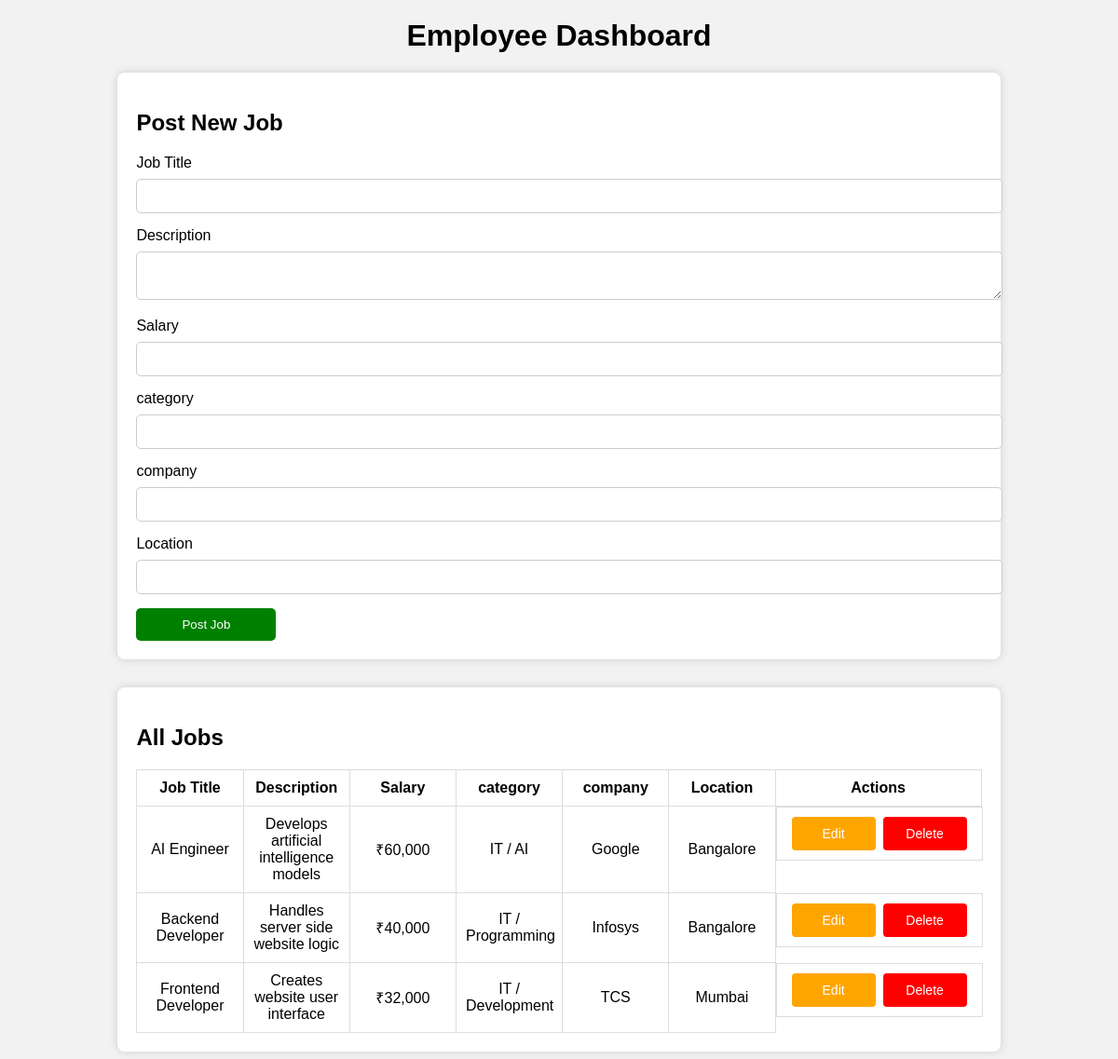
Page /emp_dashboard/ (signed in) on the committed database.
### job/models.py (models this page shows, shortened)
class Job_listings(models.Model):
    user = models.ForeignKey(settings.AUTH_USER_MODEL, on_delete=models.CASCADE)
    title = models.CharField(max_length=200)
    description = models.TextField()
    salary = models.CharField(max_length=100)
    category = models.CharField(max_length=100)
    company = models.CharField(max_length=100, null=True, blank=True)
    location = models.CharField(max_length=100)
    created_at = models.DateTimeField(auto_now_add=True)

### job/views.py (the view, shortened to what this page needs)
# urls.py: path('emp_dashboard/', views.emp_dashboard_view, name='emp_dashboard'),
@login_required
def emp_dashboard_view(request):
    jobs = Job_listings.objects.all().order_by('-created_at')
    return render(request, 'emp_dashboard.html', {'jobs': jobs})

### job/templates/emp_dashboard.html (shortened to what this page needs)
{% load static %}
<!DOCTYPE html>
<html>
<head>
    <link rel="stylesheet" type="text/css" href="{% static 'emp_dashboard.css' %}?v=1.3">
</head>
<body>
<div class="container">
    <h1>Employee Dashboard</h1>
    <div class="form-box">
        <h2>Post New Job</h2>
        <form method="POST">
            <label>Job Title</label>
            <input type="text" name="title" required>
            <label>Description</label>
            <textarea name="description" required></textarea>
            <label>Salary</label>
            <input type="text" name="salary" required>
            <label>category</label>
            <input type="text" name="category" required>
            <label>company</label>
            <input type="text" name="company" required>
            <label>Location</label>
            <input type="text" name="location" required>
            <button type="submit">Post Job</button>
        </form>
    </div>
    <div class="list-box">
        <h2>All Jobs</h2>
        {% if jobs %}
        <table>
            <thead>
                <tr>
                    <th>Job Title</th>
                    <th>Description</th>
                    <th>Salary</th>
                    <th>category</th>
                    <th>company</th>
                    <th>Location</th>
                    <th>Actions</th>
                </tr>
            </thead>
            <tbody>
                {% for job in jobs %}
                <tr>
                    <td>{{job.title }}</td>
                    <td>{{job.description}}
                    <td>{{job.salary }}</td>
                    <td>{{job.category}}</td>
                    <td>{{job.company}}</td>
                    <td>{{job.location }}</td>
                    <td class="actions">
                          <a href="{% url 'edit_job' job.id %}" class="btn edit-btn">Edit</a>
                          <a href="{% url 'delete_job' job.id %}" class="btn delete-btn">Delete</a>
                    </td>
                </tr>
                {% endfor %}
            </tbody>
        </table>
        {% else %}
        <div class="no-jobs-container">
            <p>No posted jobs available.</p>
        </div>
        {% endif %}
    </div>
</div>
</body>
</html>

### job/static/emp_dashboard.css (style rules this page uses)
body { font-family: Arial; background:#f2f2f2; }
.container { width: 80%; margin: auto; }
h1 { text-align:center; margin-top:20px; }
.form-box { background:white; padding:20px; margin-top:20px; border-radius:8px; box-shadow:0 0 10px #ccc; }
.form-box input, .form-box textarea { width:100%; padding:10px; margin-top:8px; margin-bottom:15px; border:1px solid #ccc; border-radius:5px; }
.form-box button { background:green; color:white; padding:10px; border:none; border-radius:5px; width:150px; }
.list-box { background:white; padding:20px; margin-top:30px; border-radius:8px; box-shadow:0 0 10px #ccc; }
table { width:100%; border-collapse:collapse; table-layout: fixed; text-align: center; }
th:last-child, td:last-child { width: 200px; }
table th, table td { border: 1px solid #ddd; padding: 10px; text-align: center; vertical-align: middle; }
.actions { display: flex; justify-content: center; align-items: center; gap: 8px; }
.btn { display: inline-block; padding:10px; border-radius: 4px; text-decoration: none; color: white; font-size: 14px; min-width: 70px; }
.edit-btn { background-color: orange; }
.delete-btn { background-color: red; }

### rows in the picture
Job_listings: title "AI Engineer", description "Develops artificial intelligence models", salary "₹60,000", category "IT / AI", company "Google", location "Bangalore"
Job_listings: title "Backend Developer", description "Handles server side website logic", salary "₹40,000", category "IT / Programming", company "Infosys", location "Bangalore"
Job_listings: title "Frontend Developer", description "Creates website user interface", salary "₹32,000", category "IT / Development", company "TCS", location "Mumbai"
